Frame 1 (no input): blank canvas, image omitted
Frame 60 (the mouse pressed at the canvas centre just before this capture): blank canvas, image omitted
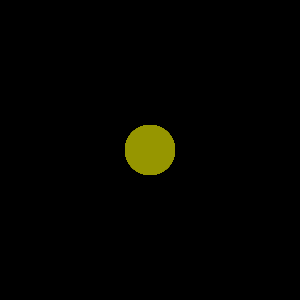
Frame 120 (the mouse held since frame 60 and released just before this capture)

The Processing sketch whose frames 1 and 60 were blank and that drew this single picture after the mouse press (run headless with seeded random() and noise(); from frame 60 on, the mouse is pressed at the canvas centre):

// Processing sketch: sadface
// ── sadface.pde
void setup() {
  size(300, 300);
  background(0);
}

void draw() {
  println(mouseX);
  
  //background(mouseX, mouseY, 0);
  noStroke();
  fill(255, 255, 0);
  fill(0);
  ellipse(100, 100, 50, 50); // left eye

  fill(255, 0, 0);
  fill(0);
  ellipse(200, 100, 50, 50);

  triangle(50, 50, 140, 90, 60, 90);
  triangle(width-50, 50, width-140, 90, width-60, 90);
  rect(140, 140, 20, 20);
  triangle(50, 180, width-50, 180, 150, 240);
  
  fill(mouseX, mouseY, 0);
  ellipse(mouseX, mouseY, 50, 50);
}
/*
syntax - sentence structure and punctuation
 semantics - logic/meaning of a program
 println();
 
 
 
 fill(255);
 stroke(0);
 triangle(50, 125, 100, 150, 50, 200);
 triangle(50, 200, 75, 225, 100, 150);
 */
